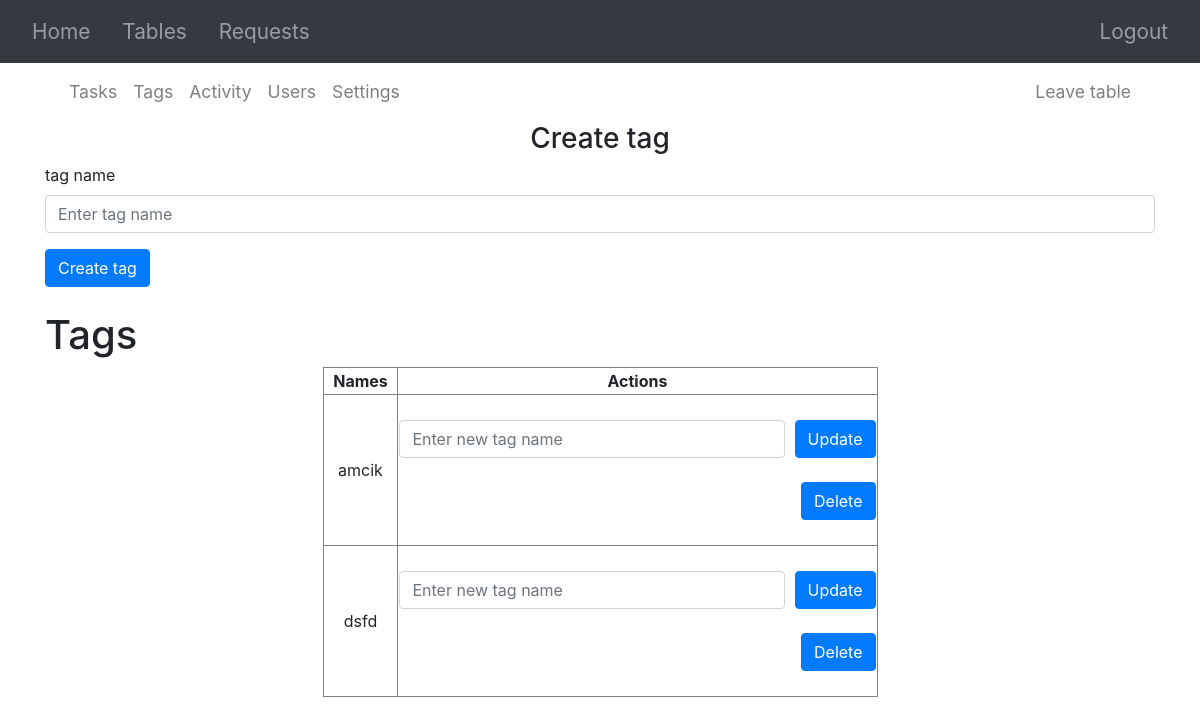
/tables/1/tags (signed in), run on an earlier commit of the app's database.
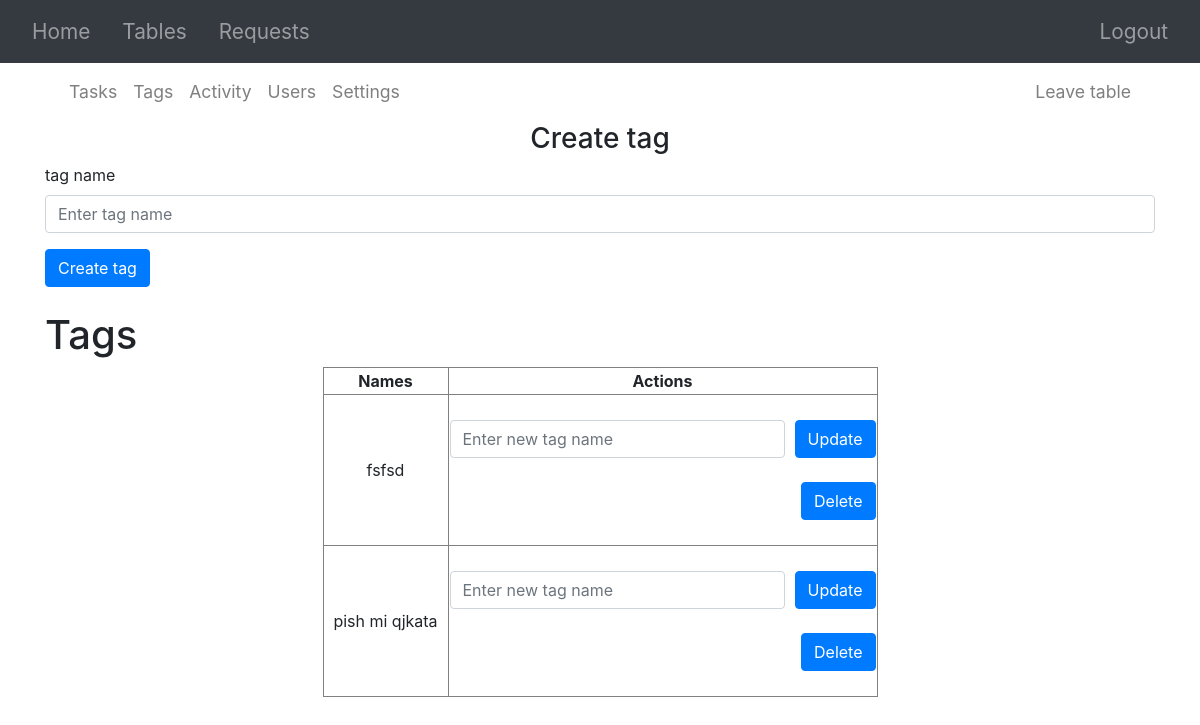
And on a later commit of the database.
### src/models.py (models this page shows, shortened)
class Tag(db.Model):
    id: Mapped[int] = mapped_column(primary_key=True)
    name: Mapped[str] = mapped_column(String(15))
    table_id: Mapped[int] = mapped_column(ForeignKey('table.id'))
    tasks: Mapped[list['Task']] = relationship(back_populates='tag')

### src/routes/tags.py (the view)
@tags_bp.route('/tables/<int:table_id>/tags')
@login_required
def tags(table_id: int) -> str:
    table = db.get_or_404(Table, table_id)
    user_id = current_user.id
    db.get_or_404(UserTable, [user_id, table_id])
    tags_in_table = db.get_or_404(Table, table_id).tags
    return render_template('tags.html', user=current_user, table=table, tags=tags_in_table)

### src/templates/tags.html (shortened to what this page needs)
{% extends "base.html" %}
{% import "macros.html" as macro %}
{% block content %}
{{ macro.in_table(table) }}
    <form action="/tables/{{ table.id }}/create-tag" method="POST" autocomplete="off">
        <h3 align="center">Create tag</h3>
        <div class="form-group">
          <label for="tag_name">tag name</label>
          <input
            type="text"
            class="form-control"
            id="tag_name"
            name="tag_name"
            placeholder="Enter tag name"
          />
        </div>
        <button type="submit" class="btn btn-primary">Create tag</button>
      </form>
      <br/>
    <h1>Tags</h1>
<table border="1" style="width: 50%; margin: 0 auto; text-align: center; border-collapse: collapse;">
    <thead>
        <th>Names</th>
        <th>Actions</th>
    </thead>
    <tbody>
        {% for tag in tags %}
        <tr>
            <td>{{ tag.name }}</td>
            <td>
                <br/>
                <form action="/tables/{{ table.id }}/update-tag" method="POST" style="display: flex; align-items: left; gap: 10px;" autocomplete="off">
                    <input
                    type="text"
                    class="form-control"
                    id="new_tag_name"
                    name="new_tag_name"
                    placeholder="Enter new tag name"
                    />
                    <button type="submit" class="btn btn-primary" value="{{ tag.id }}" id="tag_id" name="tag_id">Update</button>
                </form>
                <br/>
                <form action="/tables/{{ table.id }}/delete-tag" method="POST" style="display: flex; align-items: center; gap: 10px; justify-content: flex-end;">
                    <button type="submit" class="btn btn-primary" value="{{ tag.id }}" id="tag_id" name="tag_id">Delete</button>
                </form>
                <br/>
            </td>
        </tr>
        {% endfor %}
    </tbody>
</table>
{% endblock %}

What changed in the data, as far as the page shows it:
removed Tag: name "dsfd", {{ tag.id }} 3 (drawn)
added Tag: name "fsfsd", {{ tag.id }} 1 (drawn)
changed Tag: name "amcik" → "pish mi qjkata"
